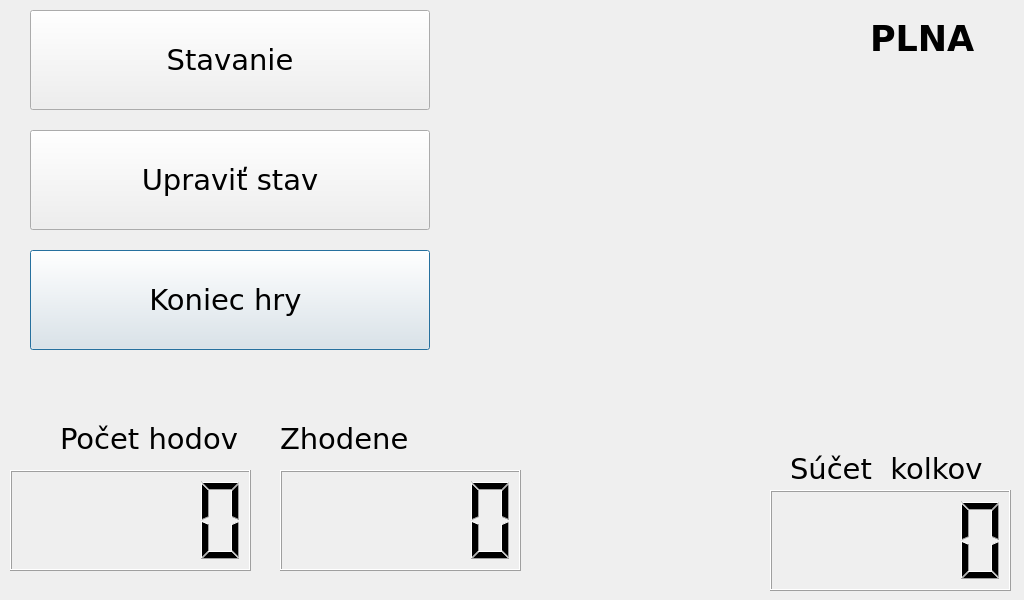
<?xml version="1.0" encoding="UTF-8"?>
<ui version="4.0">
 <class>FullGameWindow</class>
 <widget class="QDialog" name="FullGameWindow">
  <property name="geometry">
   <rect>
    <x>0</x>
    <y>0</y>
    <width>1024</width>
    <height>600</height>
   </rect>
  </property>
  <property name="windowTitle">
   <string>Dialog</string>
  </property>
  <widget class="QPushButton" name="pin5">
   <property name="enabled">
    <bool>true</bool>
   </property>
   <property name="geometry">
    <rect>
     <x>710</x>
     <y>200</y>
     <width>51</width>
     <height>171</height>
    </rect>
   </property>
   <property name="text">
    <string/>
   </property>
   <property name="icon">
    <iconset resource="ninepins.qrc">
     <normaloff>:/images/kolok1.png</normaloff>
     <normalon>:/images/kolok2.png</normalon>
     <disabledoff>:/images/kolok1.png</disabledoff>
     <disabledon>:/images/kolok2.png</disabledon>:/images/kolok1.png</iconset>
   </property>
   <property name="iconSize">
    <size>
     <width>50</width>
     <height>110</height>
    </size>
   </property>
   <property name="flat">
    <bool>true</bool>
   </property>
  </widget>
  <widget class="QPushButton" name="pin4">
   <property name="enabled">
    <bool>true</bool>
   </property>
   <property name="geometry">
    <rect>
     <x>500</x>
     <y>200</y>
     <width>51</width>
     <height>171</height>
    </rect>
   </property>
   <property name="minimumSize">
    <size>
     <width>51</width>
     <height>0</height>
    </size>
   </property>
   <property name="text">
    <string/>
   </property>
   <property name="icon">
    <iconset resource="ninepins.qrc">
     <normaloff>:/images/kolok1.png</normaloff>
     <normalon>:/images/kolok2.png</normalon>
     <disabledoff>:/images/kolok1.png</disabledoff>
     <disabledon>:/images/kolok2.png</disabledon>:/images/kolok1.png</iconset>
   </property>
   <property name="iconSize">
    <size>
     <width>50</width>
     <height>110</height>
    </size>
   </property>
   <property name="flat">
    <bool>true</bool>
   </property>
  </widget>
  <widget class="QPushButton" name="pin1">
   <property name="enabled">
    <bool>true</bool>
   </property>
   <property name="geometry">
    <rect>
     <x>710</x>
     <y>400</y>
     <width>51</width>
     <height>171</height>
    </rect>
   </property>
   <property name="text">
    <string/>
   </property>
   <property name="icon">
    <iconset resource="ninepins.qrc">
     <normaloff>:/images/kolok1.png</normaloff>
     <normalon>:/images/kolok2.png</normalon>
     <disabledoff>:/images/kolok1.png</disabledoff>
     <disabledon>:/images/kolok2.png</disabledon>:/images/kolok1.png</iconset>
   </property>
   <property name="iconSize">
    <size>
     <width>50</width>
     <height>110</height>
    </size>
   </property>
   <property name="flat">
    <bool>true</bool>
   </property>
  </widget>
  <widget class="QPushButton" name="pin6">
   <property name="enabled">
    <bool>true</bool>
   </property>
   <property name="geometry">
    <rect>
     <x>910</x>
     <y>200</y>
     <width>51</width>
     <height>171</height>
    </rect>
   </property>
   <property name="text">
    <string/>
   </property>
   <property name="icon">
    <iconset resource="ninepins.qrc">
     <normaloff>:/images/kolok1.png</normaloff>
     <normalon>:/images/kolok2.png</normalon>
     <disabledoff>:/images/kolok1.png</disabledoff>
     <disabledon>:/images/kolok2.png</disabledon>:/images/kolok1.png</iconset>
   </property>
   <property name="iconSize">
    <size>
     <width>50</width>
     <height>110</height>
    </size>
   </property>
   <property name="flat">
    <bool>true</bool>
   </property>
  </widget>
  <widget class="QLCDNumber" name="roundsLCD">
   <property name="geometry">
    <rect>
     <x>10</x>
     <y>470</y>
     <width>241</width>
     <height>101</height>
    </rect>
   </property>
  </widget>
  <widget class="QLCDNumber" name="scoreLCD">
   <property name="geometry">
    <rect>
     <x>770</x>
     <y>490</y>
     <width>241</width>
     <height>101</height>
    </rect>
   </property>
  </widget>
  <widget class="QPushButton" name="settingPinsButton">
   <property name="geometry">
    <rect>
     <x>30</x>
     <y>10</y>
     <width>400</width>
     <height>100</height>
    </rect>
   </property>
   <property name="font">
    <font>
     <family>Verdana</family>
     <pointsize>22</pointsize>
     <italic>false</italic>
    </font>
   </property>
   <property name="text">
    <string>Stavanie</string>
   </property>
   <property name="default">
    <bool>false</bool>
   </property>
  </widget>
  <widget class="QLabel" name="label_3">
   <property name="geometry">
    <rect>
     <x>790</x>
     <y>450</y>
     <width>211</width>
     <height>37</height>
    </rect>
   </property>
   <property name="font">
    <font>
     <family>Verdana</family>
     <pointsize>22</pointsize>
    </font>
   </property>
   <property name="acceptDrops">
    <bool>false</bool>
   </property>
   <property name="layoutDirection">
    <enum>Qt::RightToLeft</enum>
   </property>
   <property name="text">
    <string>Súčet  kolkov</string>
   </property>
  </widget>
  <widget class="QLCDNumber" name="pointsLCD">
   <property name="geometry">
    <rect>
     <x>280</x>
     <y>470</y>
     <width>241</width>
     <height>101</height>
    </rect>
   </property>
  </widget>
  <widget class="QPushButton" name="pin7">
   <property name="enabled">
    <bool>true</bool>
   </property>
   <property name="geometry">
    <rect>
     <x>610</x>
     <y>110</y>
     <width>51</width>
     <height>171</height>
    </rect>
   </property>
   <property name="text">
    <string/>
   </property>
   <property name="icon">
    <iconset resource="ninepins.qrc">
     <normaloff>:/images/kolok1.png</normaloff>
     <normalon>:/images/kolok2.png</normalon>
     <disabledoff>:/images/kolok1.png</disabledoff>
     <disabledon>:/images/kolok2.png</disabledon>:/images/kolok1.png</iconset>
   </property>
   <property name="iconSize">
    <size>
     <width>50</width>
     <height>110</height>
    </size>
   </property>
   <property name="flat">
    <bool>true</bool>
   </property>
  </widget>
  <widget class="QLabel" name="label_4">
   <property name="geometry">
    <rect>
     <x>60</x>
     <y>420</y>
     <width>191</width>
     <height>37</height>
    </rect>
   </property>
   <property name="font">
    <font>
     <family>Verdana</family>
     <pointsize>22</pointsize>
    </font>
   </property>
   <property name="acceptDrops">
    <bool>false</bool>
   </property>
   <property name="layoutDirection">
    <enum>Qt::RightToLeft</enum>
   </property>
   <property name="text">
    <string>Počet hodov</string>
   </property>
  </widget>
  <widget class="QPushButton" name="pin9">
   <property name="enabled">
    <bool>true</bool>
   </property>
   <property name="geometry">
    <rect>
     <x>710</x>
     <y>0</y>
     <width>53</width>
     <height>171</height>
    </rect>
   </property>
   <property name="text">
    <string/>
   </property>
   <property name="icon">
    <iconset resource="ninepins.qrc">
     <normaloff>:/images/kolok1.png</normaloff>
     <normalon>:/images/kolok2.png</normalon>
     <disabledoff>:/images/kolok1.png</disabledoff>
     <disabledon>:/images/kolok2.png</disabledon>:/images/kolok1.png</iconset>
   </property>
   <property name="iconSize">
    <size>
     <width>50</width>
     <height>110</height>
    </size>
   </property>
   <property name="flat">
    <bool>true</bool>
   </property>
  </widget>
  <widget class="QPushButton" name="pin3">
   <property name="enabled">
    <bool>true</bool>
   </property>
   <property name="geometry">
    <rect>
     <x>800</x>
     <y>310</y>
     <width>51</width>
     <height>171</height>
    </rect>
   </property>
   <property name="text">
    <string/>
   </property>
   <property name="icon">
    <iconset resource="ninepins.qrc">
     <normaloff>:/images/kolok1.png</normaloff>
     <normalon>:/images/kolok2.png</normalon>
     <disabledoff>:/images/kolok1.png</disabledoff>
     <disabledon>:/images/kolok2.png</disabledon>:/images/kolok1.png</iconset>
   </property>
   <property name="iconSize">
    <size>
     <width>50</width>
     <height>110</height>
    </size>
   </property>
   <property name="flat">
    <bool>true</bool>
   </property>
  </widget>
  <widget class="QPushButton" name="endGameButton">
   <property name="geometry">
    <rect>
     <x>30</x>
     <y>250</y>
     <width>400</width>
     <height>100</height>
    </rect>
   </property>
   <property name="font">
    <font>
     <family>Verdana</family>
     <pointsize>22</pointsize>
    </font>
   </property>
   <property name="text">
    <string>Koniec hry </string>
   </property>
   <property name="iconSize">
    <size>
     <width>20</width>
     <height>16</height>
    </size>
   </property>
   <property name="autoExclusive">
    <bool>false</bool>
   </property>
   <property name="default">
    <bool>true</bool>
   </property>
  </widget>
  <widget class="QPushButton" name="pin8">
   <property name="enabled">
    <bool>true</bool>
   </property>
   <property name="geometry">
    <rect>
     <x>800</x>
     <y>110</y>
     <width>51</width>
     <height>171</height>
    </rect>
   </property>
   <property name="text">
    <string/>
   </property>
   <property name="icon">
    <iconset resource="ninepins.qrc">
     <normaloff>:/images/kolok1.png</normaloff>
     <normalon>:/images/kolok2.png</normalon>
     <disabledoff>:/images/kolok1.png</disabledoff>
     <disabledon>:/images/kolok2.png</disabledon>:/images/kolok1.png</iconset>
   </property>
   <property name="iconSize">
    <size>
     <width>50</width>
     <height>110</height>
    </size>
   </property>
   <property name="flat">
    <bool>true</bool>
   </property>
  </widget>
  <widget class="QPushButton" name="pin2">
   <property name="enabled">
    <bool>true</bool>
   </property>
   <property name="geometry">
    <rect>
     <x>610</x>
     <y>310</y>
     <width>61</width>
     <height>171</height>
    </rect>
   </property>
   <property name="minimumSize">
    <size>
     <width>61</width>
     <height>0</height>
    </size>
   </property>
   <property name="autoFillBackground">
    <bool>false</bool>
   </property>
   <property name="text">
    <string/>
   </property>
   <property name="icon">
    <iconset resource="ninepins.qrc">
     <normaloff>:/images/kolok1.png</normaloff>
     <normalon>:/images/kolok2.png</normalon>
     <disabledoff>:/images/kolok1.png</disabledoff>
     <disabledon>:/images/kolok2.png</disabledon>:/images/kolok1.png</iconset>
   </property>
   <property name="iconSize">
    <size>
     <width>50</width>
     <height>110</height>
    </size>
   </property>
   <property name="shortcut">
    <string notr="true"/>
   </property>
   <property name="checkable">
    <bool>false</bool>
   </property>
   <property name="autoRepeat">
    <bool>false</bool>
   </property>
   <property name="autoExclusive">
    <bool>false</bool>
   </property>
   <property name="autoDefault">
    <bool>true</bool>
   </property>
   <property name="default">
    <bool>false</bool>
   </property>
   <property name="flat">
    <bool>true</bool>
   </property>
  </widget>
  <widget class="QPushButton" name="changeStateButton">
   <property name="geometry">
    <rect>
     <x>30</x>
     <y>130</y>
     <width>400</width>
     <height>100</height>
    </rect>
   </property>
   <property name="font">
    <font>
     <family>Verdana</family>
     <pointsize>22</pointsize>
     <weight>50</weight>
     <bold>false</bold>
    </font>
   </property>
   <property name="text">
    <string>Upraviť stav</string>
   </property>
  </widget>
  <widget class="QLabel" name="label_5">
   <property name="geometry">
    <rect>
     <x>280</x>
     <y>420</y>
     <width>191</width>
     <height>37</height>
    </rect>
   </property>
   <property name="font">
    <font>
     <family>Verdana</family>
     <pointsize>22</pointsize>
    </font>
   </property>
   <property name="acceptDrops">
    <bool>false</bool>
   </property>
   <property name="layoutDirection">
    <enum>Qt::RightToLeft</enum>
   </property>
   <property name="text">
    <string>Zhodene</string>
   </property>
  </widget>
  <widget class="QLabel" name="label_7">
   <property name="geometry">
    <rect>
     <x>870</x>
     <y>20</y>
     <width>191</width>
     <height>37</height>
    </rect>
   </property>
   <property name="font">
    <font>
     <family>Verdana</family>
     <pointsize>26</pointsize>
     <weight>75</weight>
     <bold>true</bold>
    </font>
   </property>
   <property name="acceptDrops">
    <bool>false</bool>
   </property>
   <property name="layoutDirection">
    <enum>Qt::RightToLeft</enum>
   </property>
   <property name="text">
    <string>PLNA</string>
   </property>
  </widget>
 </widget>
 <resources>
  <include location="ninepins.qrc"/>
 </resources>
 <connections/>
</ui>
